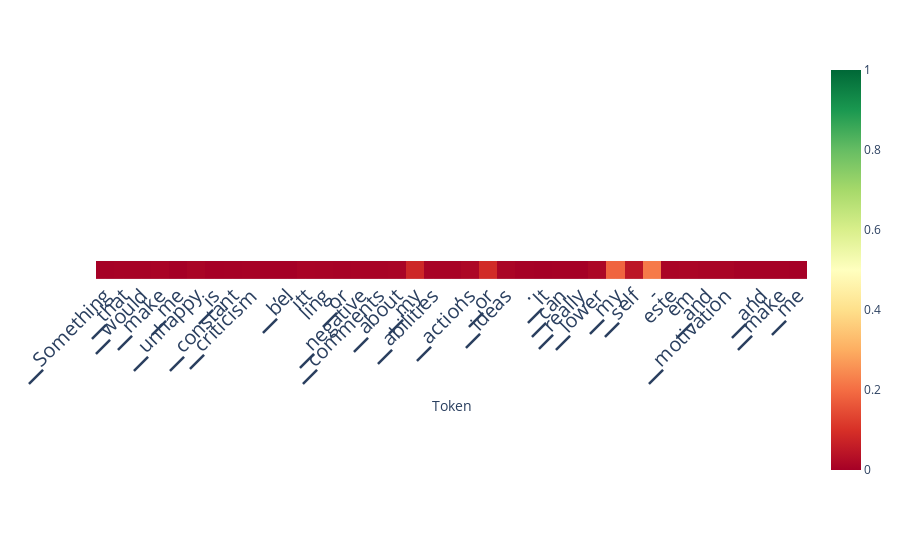

Notebook code for this chart:
### Code cell
# alternative: auto-aggregation
scores_per_token = ld.detect(output['projections'], aggregation_method='auto')
ld.plot_scores_per_token(scores_per_token, tokens, lastn_tokens_to_plot=max_new_tokens, detection_method='classifier')

### Figure 1 — Plotly figure (JSON) as saved in the notebook; plotly's stock layout.template omitted (floating-point values rounded to 4 significant figures)
{"data": [{"coloraxis": "coloraxis", "hovertemplate": "Token: %{x}<br>y: %{y}<br>color: %{z}<extra></extra>", "name": "0", "type": "heatmap", "xaxis": "x", "yaxis": "y", "z": [[0.002834, 0.004599, 0.004062, 0.007234, 0.0003872, 0.00766, 0.00104, 0.002957, 0.004412, 0.000657, 0.0003414, 0.007064, 0.006463, 0.003984, 0.006775, 0.00676, 0.008553, 0.08039, 0.006606, 0.006637, 0.01522, 0.08868, 0.01037, 0.002091, 0.0009462, 0.002316, 0.0008604, 0.01495, 0.1859, 0.04541, 0.2204, 0.009304, 0.01145, 0.007718, 0.007585, 0.001389, 0.00291, 0.001861, 8.964e-05]]}], "layout": {"autosize": true, "coloraxis": {"cmax": 1, "cmin": 0, "colorscale": [[0, "rgb(165,0,38)"], [0.1, "rgb(215,48,39)"], [0.2, "rgb(244,109,67)"], [0.3, "rgb(253,174,97)"], [0.4, "rgb(254,224,139)"], [0.5, "rgb(255,255,191)"], [0.6, "rgb(217,239,139)"], [0.7, "rgb(166,217,106)"], [0.8, "rgb(102,189,99)"], [0.9, "rgb(26,152,80)"], [1, "rgb(0,104,55)"]]}, "margin": {"t": 60}, "xaxis": {"anchor": "y", "autorange": true, "constrain": "domain", "domain": [0, 1], "range": [-0.5, 38.5], "scaleanchor": "y", "tickangle": -45, "tickfont": {"size": 20}, "ticktext": ["▁Something", "▁that", "▁would", "▁make", "▁me", "▁unhappy", "▁is", "▁constant", "▁criticism", ",", "▁bel", "itt", "ling", "▁or", "▁negative", "▁comments", "▁about", "▁my", "▁abilities", ",", "▁actions", "▁or", "▁ideas", ".", "▁It", "▁can", "▁really", "▁lower", "▁my", "▁self", "-", "este", "em", "▁and", "▁motivation", ",", "▁and", "▁make", "▁me", "▁feel"], "tickvals": [0, 1, 2, 3, 4, 5, 6, 7, 8, 9, 10, 11, 12, 13, 14, 15, 16, 17, 18, 19, 20, 21, 22, 23, 24, 25, 26, 27, 28, 29, 30, 31, 32, 33, 34, 35, 36, 37, 38, 39], "title": {"text": "Token"}}, "yaxis": {"anchor": "x", "autorange": true, "constrain": "domain", "domain": [0.4586, 0.5414], "range": [0.5, -0.5], "showticklabels": false}}}
